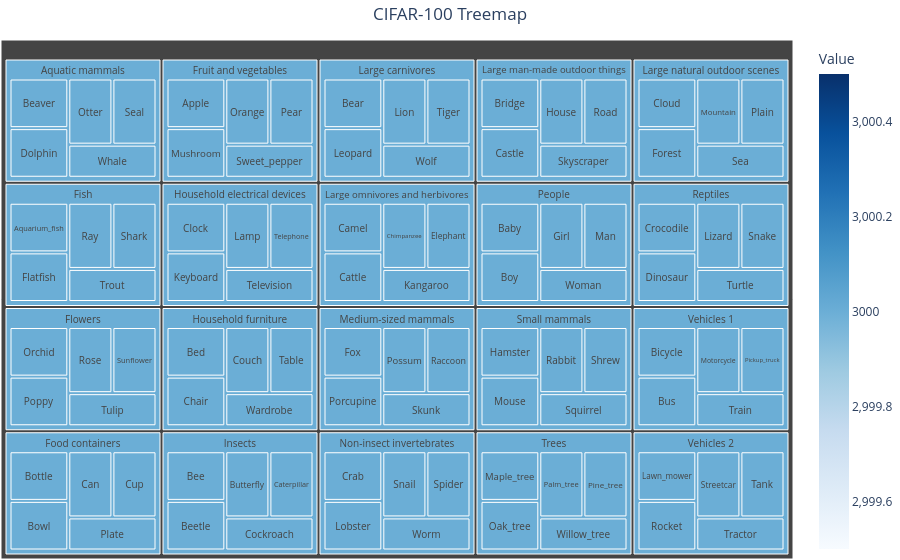

This figure's notebook cell:
### Markdown cell above
<a id="section-2"></a>
### **Section 2: Visualizing CIFAR-100 Classes and Subclasses (3 points)**

In this section, you will implement a function to visualize the CIFAR-100 dataset, including **all** superclasses and their corresponding subclasses. Your implementation should provide a clear and organized overview of the dataset's diversity.

You add the figure(s) to appendix of your report and refer to it in the main text.

### Code cell
import pandas as pd
import plotly.express as px
import plotly.graph_objects as go
from plotly.subplots import make_subplots
from collections import defaultdict

def visualize_treemap(superclasses, train_set, test_set):
    # Create a mapping from class index to superclass
    superclass_to_indices = {
        superclass: [classes.index(subclass) for subclass in subclasses]
        for superclass, subclasses in superclasses.items()
    }

    # Count the number of samples in each superclass
    train_superclass_counts = defaultdict(int)
    test_superclass_counts = defaultdict(int)

    # Count samples in the training set
    for _, label in train_set:
        for superclass, indices in superclass_to_indices.items():
            if label in indices:
                train_superclass_counts[superclass] += 1
                break

    # Count samples in the test set
    for _, label in test_set:
        for superclass, indices in superclass_to_indices.items():
            if label in indices:
                test_superclass_counts[superclass] += 1
                break

    # Prepare data for the treemap
    data = {
        'Superclass': [],
        'Subclass': [],
        'Value': [],  # Add a value column for size
        'Test Count': [],  # Add a column for test count
        'Train Count': [],  # Add a column for train count
    }

    for superclass, subclasses in superclasses.items():
        total_count = train_superclass_counts[superclass] + test_superclass_counts[superclass]
        for subclass in subclasses:
            data['Superclass'].append(superclass.capitalize())
            data['Subclass'].append(subclass.capitalize())
            data['Value'].append(total_count)  # Assign the total count as the value for each subclass
            data['Test Count'].append(test_superclass_counts[superclass])
            data['Train Count'].append(train_superclass_counts[superclass])

    # Create a DataFrame
    df = pd.DataFrame(data)

    # Create a treemap
    fig = px.treemap(df,
                     path=['Superclass', 'Subclass'],  # Define the hierarchy
                     values='Value',  # Use 'Value' for size
                     title='CIFAR-100 Treemap',
                     color='Value',  # Use 'Value' for color coding
                     color_continuous_scale='Blues',  # Change color scale if desired
                     hover_data=['Train Count', 'Test Count'],
                     )  # Add test and train counts to hover data

    # Update the layout
    fig.update_layout(margin=dict(t=40, l=1, r=1, b=1))

    # Center the title
    fig.update_layout(title_x=0.5)

    # Increase the size of the map
    fig.update_traces(textposition='middle center', textfont_size=10)

    # Show the treemap
    fig.show()

# Call the function to visualize the dataset structure
visualize_treemap(superclasses, train_set, test_set)

### Figure 1 — Plotly figure (JSON) as saved in the notebook; plotly's stock layout.template omitted (floating-point values rounded to 4 significant figures; data arrays with more than 128 entries replaced by an {"elided": "..."} marker saying what was removed)
{"data": [{"branchvalues": "total", "customdata": {"elided": "120x3 int values"}, "domain": {"x": [0, 1], "y": [0, 1]}, "hovertemplate": "labels=%{label}<br>Value_sum=%{value}<br>parent=%{parent}<br>id=%{id}<br>Train Count=%{customdata[0]}<br>Test Count=%{customdata[1]}<br>Value=%{color}<extra></extra>", "ids": ["Fruit and vegetables/Apple", "Fish/Aquarium_fish", "People/Baby", "Large carnivores/Bear", "Aquatic mammals/Beaver", "Household furniture/Bed", "Insects/Bee", "Insects/Beetle", "Vehicles 1/Bicycle", "Food containers/Bottle", "Food containers/Bowl", "People/Boy", "Large man-made outdoor things/Bridge", "Vehicles 1/Bus", "Insects/Butterfly", "Large omnivores and herbivores/Camel", "Food containers/Can", "Large man-made outdoor things/Castle", "Insects/Caterpillar", "Large omnivores and herbivores/Cattle", "Household furniture/Chair", "Large omnivores and herbivores/Chimpanzee", "Household electrical devices/Clock", "Large natural outdoor scenes/Cloud", "Insects/Cockroach", "Household furniture/Couch", "Non-insect invertebrates/Crab", "Reptiles/Crocodile", "Food containers/Cup", "Reptiles/Dinosaur", "Aquatic mammals/Dolphin", "Large omnivores and herbivores/Elephant", "Fish/Flatfish", "Large natural outdoor scenes/Forest", "Medium-sized mammals/Fox", "People/Girl", "Small mammals/Hamster", "Large man-made outdoor things/House", "Large omnivores and herbivores/Kangaroo", "Household electrical devices/Keyboard", "Household electrical devices/Lamp", "Vehicles 2/Lawn_mower", "Large carnivores/Leopard", "Large carnivores/Lion", "Reptiles/Lizard", "Non-insect invertebrates/Lobster", "People/Man", "Trees/Maple_tree", "Vehicles 1/Motorcycle", "Large natural outdoor scenes/Mountain", "Small mammals/Mouse", "Fruit and vegetables/Mushroom", "Trees/Oak_tree", "Fruit and vegetables/Orange", "Flowers/Orchid", "Aquatic mammals/Otter", "Trees/Palm_tree", "Fruit and vegetables/Pear", "Vehicles 1/Pickup_truck", "Trees/Pine_tree", "Large natural outdoor scenes/Plain", "Food containers/Plate", "Flowers/Poppy", "Medium-sized mammals/Porcupine", "Medium-sized mammals/Possum", "Small mammals/Rabbit", "Medium-sized mammals/Raccoon", "Fish/Ray", "Large man-made outdoor things/Road", "Vehicles 2/Rocket", "Flowers/Rose", "Large natural outdoor scenes/Sea", "Aquatic mammals/Seal", "Fish/Shark", "Small mammals/Shrew", "Medium-sized mammals/Skunk", "Large man-made outdoor things/Skyscraper", "Non-insect invertebrates/Snail", "Reptiles/Snake", "Non-insect invertebrates/Spider", "Small mammals/Squirrel", "Vehicles 2/Streetcar", "Flowers/Sunflower", "Fruit and vegetables/Sweet_pepper", "Household furniture/Table", "Vehicles 2/Tank", "Household electrical devices/Telephone", "Household electrical devices/Television", "Large carnivores/Tiger", "Vehicles 2/Tractor", "Vehicles 1/Train", "Fish/Trout", "Flowers/Tulip", "Reptiles/Turtle", "Household furniture/Wardrobe", "Aquatic mammals/Whale", "Trees/Willow_tree", "Large carnivores/Wolf", "People/Woman", "Non-insect invertebrates/Worm", "Aquatic mammals", "Fish", "Flowers", "Food containers", "Fruit and vegetables", "Household electrical devices", "Household furniture", "Insects", "Large carnivores", "Large man-made outdoor things", "Large natural outdoor scenes", "Large omnivores and herbivores", "Medium-sized mammals", "Non-insect invertebrates", "People", "Reptiles", "Small mammals", "Trees", "Vehicles 1", "Vehicles 2"], "labels": ["Apple", "Aquarium_fish", "Baby", "Bear", "Beaver", "Bed", "Bee", "Beetle", "Bicycle", "Bottle", "Bowl", "Boy", "Bridge", "Bus", "Butterfly", "Camel", "Can", "Castle", "Caterpillar", "Cattle", "Chair", "Chimpanzee", "Clock", "Cloud", "Cockroach", "Couch", "Crab", "Crocodile", "Cup", "Dinosaur", "Dolphin", "Elephant", "Flatfish", "Forest", "Fox", "Girl", "Hamster", "House", "Kangaroo", "Keyboard", "Lamp", "Lawn_mower", "Leopard", "Lion", "Lizard", "Lobster", "Man", "Maple_tree", "Motorcycle", "Mountain", "Mouse", "Mushroom", "Oak_tree", "Orange", "Orchid", "Otter", "Palm_tree", "Pear", "Pickup_truck", "Pine_tree", "Plain", "Plate", "Poppy", "Porcupine", "Possum", "Rabbit", "Raccoon", "Ray", "Road", "Rocket", "Rose", "Sea", "Seal", "Shark", "Shrew", "Skunk", "Skyscraper", "Snail", "Snake", "Spider", "Squirrel", "Streetcar", "Sunflower", "Sweet_pepper", "Table", "Tank", "Telephone", "Television", "Tiger", "Tractor", "Train", "Trout", "Tulip", "Turtle", "Wardrobe", "Whale", "Willow_tree", "Wolf", "Woman", "Worm", "Aquatic mammals", "Fish", "Flowers", "Food containers", "Fruit and vegetables", "Household electrical devices", "Household furniture", "Insects", "Large carnivores", "Large man-made outdoor things", "Large natural outdoor scenes", "Large omnivores and herbivores", "Medium-sized mammals", "Non-insect invertebrates", "People", "Reptiles", "Small mammals", "Trees", "Vehicles 1", "Vehicles 2"], "marker": {"coloraxis": "coloraxis", "colors": [3000, 3000, 3000, 3000, 3000, 3000, 3000, 3000, 3000, 3000, 3000, 3000, 3000, 3000, 3000, 3000, 3000, 3000, 3000, 3000, 3000, 3000, 3000, 3000, 3000, 3000, 3000, 3000, 3000, 3000, 3000, 3000, 3000, 3000, 3000, 3000, 3000, 3000, 3000, 3000, 3000, 3000, 3000, 3000, 3000, 3000, 3000, 3000, 3000, 3000, 3000, 3000, 3000, 3000, 3000, 3000, 3000, 3000, 3000, 3000, 3000, 3000, 3000, 3000, 3000, 3000, 3000, 3000, 3000, 3000, 3000, 3000, 3000, 3000, 3000, 3000, 3000, 3000, 3000, 3000, 3000, 3000, 3000, 3000, 3000, 3000, 3000, 3000, 3000, 3000, 3000, 3000, 3000, 3000, 3000, 3000, 3000, 3000, 3000, 3000, 3000, 3000, 3000, 3000, 3000, 3000, 3000, 3000, 3000, 3000, 3000, 3000, 3000, 3000, 3000, 3000, 3000, 3000, 3000, 3000]}, "name": "", "parents": ["Fruit and vegetables", "Fish", "People", "Large carnivores", "Aquatic mammals", "Household furniture", "Insects", "Insects", "Vehicles 1", "Food containers", "Food containers", "People", "Large man-made outdoor things", "Vehicles 1", "Insects", "Large omnivores and herbivores", "Food containers", "Large man-made outdoor things", "Insects", "Large omnivores and herbivores", "Household furniture", "Large omnivores and herbivores", "Household electrical devices", "Large natural outdoor scenes", "Insects", "Household furniture", "Non-insect invertebrates", "Reptiles", "Food containers", "Reptiles", "Aquatic mammals", "Large omnivores and herbivores", "Fish", "Large natural outdoor scenes", "Medium-sized mammals", "People", "Small mammals", "Large man-made outdoor things", "Large omnivores and herbivores", "Household electrical devices", "Household electrical devices", "Vehicles 2", "Large carnivores", "Large carnivores", "Reptiles", "Non-insect invertebrates", "People", "Trees", "Vehicles 1", "Large natural outdoor scenes", "Small mammals", "Fruit and vegetables", "Trees", "Fruit and vegetables", "Flowers", "Aquatic mammals", "Trees", "Fruit and vegetables", "Vehicles 1", "Trees", "Large natural outdoor scenes", "Food containers", "Flowers", "Medium-sized mammals", "Medium-sized mammals", "Small mammals", "Medium-sized mammals", "Fish", "Large man-made outdoor things", "Vehicles 2", "Flowers", "Large natural outdoor scenes", "Aquatic mammals", "Fish", "Small mammals", "Medium-sized mammals", "Large man-made outdoor things", "Non-insect invertebrates", "Reptiles", "Non-insect invertebrates", "Small mammals", "Vehicles 2", "Flowers", "Fruit and vegetables", "Household furniture", "Vehicles 2", "Household electrical devices", "Household electrical devices", "Large carnivores", "Vehicles 2", "Vehicles 1", "Fish", "Flowers", "Reptiles", "Household furniture", "Aquatic mammals", "Trees", "Large carnivores", "People", "Non-insect invertebrates", "", "", "", "", "", "", "", "", "", "", "", "", "", "", "", "", "", "", "", ""], "textfont": {"size": 10}, "textposition": "middle center", "type": "treemap", "values": [3000, 3000, 3000, 3000, 3000, 3000, 3000, 3000, 3000, 3000, 3000, 3000, 3000, 3000, 3000, 3000, 3000, 3000, 3000, 3000, 3000, 3000, 3000, 3000, 3000, 3000, 3000, 3000, 3000, 3000, 3000, 3000, 3000, 3000, 3000, 3000, 3000, 3000, 3000, 3000, 3000, 3000, 3000, 3000, 3000, 3000, 3000, 3000, 3000, 3000, 3000, 3000, 3000, 3000, 3000, 3000, 3000, 3000, 3000, 3000, 3000, 3000, 3000, 3000, 3000, 3000, 3000, 3000, 3000, 3000, 3000, 3000, 3000, 3000, 3000, 3000, 3000, 3000, 3000, 3000, 3000, 3000, 3000, 3000, 3000, 3000, 3000, 3000, 3000, 3000, 3000, 3000, 3000, 3000, 3000, 3000, 3000, 3000, 3000, 3000, 15000, 15000, 15000, 15000, 15000, 15000, 15000, 15000, 15000, 15000, 15000, 15000, 15000, 15000, 15000, 15000, 15000, 15000, 15000, 15000]}], "layout": {"coloraxis": {"colorbar": {"title": {"text": "Value"}}, "colorscale": [[0, "rgb(247,251,255)"], [0.125, "rgb(222,235,247)"], [0.25, "rgb(198,219,239)"], [0.375, "rgb(158,202,225)"], [0.5, "rgb(107,174,214)"], [0.625, "rgb(66,146,198)"], [0.75, "rgb(33,113,181)"], [0.875, "rgb(8,81,156)"], [1, "rgb(8,48,107)"]]}, "legend": {"tracegroupgap": 0}, "margin": {"b": 1, "l": 1, "r": 1, "t": 40}, "title": {"text": "CIFAR-100 Treemap", "x": 0.5}}}
